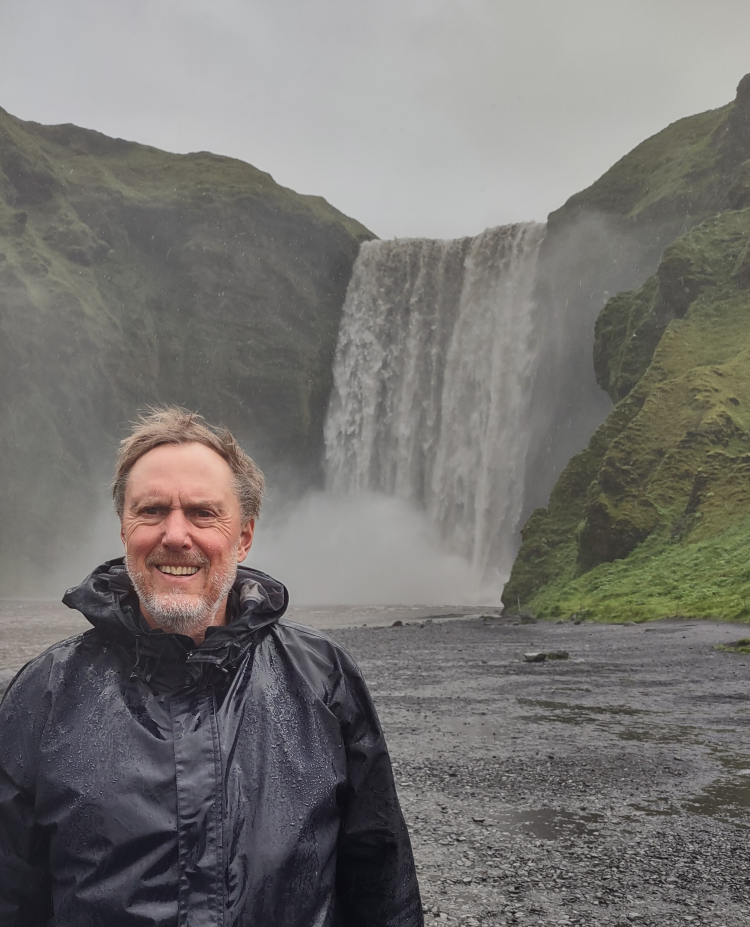
#> input picture test_image.jpg, 2250 x 2781 px (shown at 1/3 size)
$ python dct_viz.py
#> lines starting #> are read from the running program, lines starting #| are printed output that depends on the picture
### methods/compressionMethods.py
"""
Compression methods for using a known image compression algorithm to compress the input image.

Currently supported methods:
- Discrete Cosine Transform
- Discrete Fourier Transform
- Wavelet Transform
"""

import pywt
import numpy as np
from scipy.fftpack import dct as _dct
from scipy.signal import convolve2d as _convolve2d


def convert_to_grayscale(x):
    """Convert a given image matrix into grayscale"""
    x = np.asarray(x)
    if x.ndim == 2:  # If it is already grayscale, return it
        return x
    if x.ndim == 3 and x.shape[-1] in (1, 3, 4):  # If it is not grayscale, convert it
        return x[..., :3].mean(axis=-1)
    raise ValueError("expected (H,W) or (H,W,C)")


# [82 lines left out: functions direct_pass, dct_k, dft_k, dwt, get_compression_method, not called in this run]

### methods/nonLinearMethods.py
"""
Methods that introduce non-linearity to the input data.

Currently supported methods:
- Quantization
- Sparsification
- Dropout Regularization
"""

import numpy as np

def quantization(x: np.ndarray, args: dict) -> np.ndarray:
    """
    Function for uniform quantization.

    Parameters:
        x: Input array of shape (H, W) or (H, W, C)
        args: Dictionary containing the number of quantization levels

    Returns:
        Quantized array of shape (H, W) or (H, W, C)
    """
    num_levels = args.get("num_levels", None)
    if num_levels is None:
        raise ValueError("num_levels must be provided for quantization")

    if int(num_levels) <= 1:  # If the number of quantization levels is less than or equal to 1, raise an error
        raise ValueError("num_levels must be greater than 1")

    x = np.asarray(x, dtype=np.float32)  # Convert the input array to a float32 array

    # Find the minimum and maximum values of the input array
    x_min = float(np.min(x))
    x_max = float(np.max(x))
    scale = x_max - x_min

    # If the scale is 0, return the input array
    if scale == 0.0:
        return x

    # Normalize the input array to [0, 1]
    y = (x - x_min) / scale

    # Quantize the normalized array to the number of quantization levels
    y = np.round(y * (int(num_levels) - 1)) / (int(num_levels) - 1)

    # Scale the quantized array back to the original range
    return y * scale + x_min


# [27 lines left out: function quantization_complex, not called in this run]


def sparsification(x: np.ndarray, args: dict) -> np.ndarray:
    """
    Function for sparsifying the input array based on a percentile.

    Parameters:
        x: Input array of shape (H, W) or (H, W, C)
        q: Percentile to sparsify the input array

    Returns:
        Sparsified array of shape (H, W) or (H, W, C)
    """
    percentile = args.get("percentile", None)
    if percentile is None:
        raise ValueError("percentile must be provided for sparsification")

    # If the percentile is not in the range [0, 100], raise an error
    if not (0.0 <= percentile <= 100.0):
        raise ValueError("percentile must be in [0, 100]")

    x = np.asarray(x, dtype=np.float32)  # Convert the input array to a float32 array

    # Find the percentile of the absolute values of the input array
    thr = np.percentile(np.abs(x), percentile)

    # Sparsify the input array based on the percentile
    return np.where(np.abs(x) >= thr, x, 0.0).astype(np.float32, copy=False)


# [33 lines left out: function sparsification_complex, not called in this run]


def dropout_regularization(x: np.ndarray, args: dict) -> np.ndarray:
    """
    Function for dropout regularization.

    Parameters:
        x: Input array of any shape
        args: Dictionary containing the dropout rate and the random number generator (rng)

    Returns:
        Array with dropout regularization applied
    """
    rate = args.get("rate", None)
    rng = np.random.default_rng()
    if rate is None:
        raise ValueError("rate must be provided for dropout regularization")

    if not (0.0 <= rate < 1.0):
        raise ValueError("rate must be in [0.0, 1.0)")

    x = np.asarray(x, dtype=np.float32)

    # No dropout
    if rate == 0.0:
        return x

    keep_prob = 1.0 - rate

    # Bernoulli mask
    mask = rng.random(size=x.shape) < keep_prob

    # Apply mask and rescale to maintain expected value
    return np.where(mask, x / keep_prob, 0.0).astype(np.float32, copy=False)

# [45 lines left out: functions dropout_regularization_complex, get_nonlinearity_method, not called in this run]

### methods/invCompressionMethods.py
import numpy as np
import pywt
from scipy.fftpack import idct as _idct

### Discrete Cosine Transform ###
def idct2(x, norm="ortho"):
    x = np.asarray(x, dtype=np.float32)
    return _idct(_idct(x, axis=-1, norm=norm), axis=-2, norm=norm)

def idct_k(block, out_hw, norm="ortho"):
    block = np.asarray(block, dtype=np.float32)
    h, w = int(out_hw[0]), int(out_hw[1])
    shell = np.zeros((h, w), dtype=np.float32)
    kh = min(shell.shape[0], block.shape[0])
    kw = min(shell.shape[1], block.shape[1])
    shell[:kh, :kw] = block[:kh, :kw]
    return idct2(shell, norm=norm)

def idft2(x, norm=None):
    x = np.asarray(x)
    return np.fft.ifft2(x, norm=norm)

# [59 lines left out: functions idft_k, idwt, not called in this run]

INVERSE_METHODS = {
    "idct_k": idct_k,
    "idft_k": idft_k,
    "dwt_keep_scales_inv": idwt,
}

# [4 lines left out: function get_inverse, not called in this run]

### tests/dct_viz.py
"""
Simple script for the visualization of the DCT compression with, sparsification, quantization, and dropout.
"""
import os
import sys
import argparse
import numpy as np
from PIL import Image
from scipy.fftpack import dct

_REPO_ROOT = os.path.dirname(os.path.dirname(os.path.abspath(__file__)))
if _REPO_ROOT not in sys.path:
    sys.path.insert(0, _REPO_ROOT)

import methods.compressionMethods as cm
import methods.invCompressionMethods as inv
import methods.nonLinearMethods as nm


def dct2(x: np.ndarray, norm: str = "ortho") -> np.ndarray:
    x = np.asarray(x, dtype=np.float32)
    return dct(dct(x.T, norm=norm).T, norm=norm)


def to_grayscale(img_arr: np.ndarray) -> np.ndarray:
    x = np.asarray(img_arr)
    if x.dtype != np.float32:
        x = x.astype(np.float32, copy=False)
    if x.max() > 1.0:
        x = x / 255.0
    g = cm.convert_to_grayscale(x)
    return np.clip(g, 0.0, 1.0).astype(np.float32, copy=False)


def save_img(path: str, arr: np.ndarray):
    arr = np.asarray(arr, dtype=np.float32)
    arr = np.clip(arr, 0.0, 1.0)
    u8 = (arr * 255.0).round().astype(np.uint8)
    Image.fromarray(u8, mode="L").save(path)


def main():
    parser = argparse.ArgumentParser(description="Save 3 inverse-DCT reconstructions for DCT(k) + sparsification, quantization, dropout.")
    parser.add_argument("--image", default=os.path.join(_REPO_ROOT, "test_image.jpg"), help="Path to input image.")
    parser.add_argument("--outdir", default=os.path.join(_REPO_ROOT, "out", "dct_viz"), help="Output directory.")
    parser.add_argument("--resize_h", type=int, default=210, help="Resize height")
    parser.add_argument("--resize_w", type=int, default=160, help="Resize width")
    parser.add_argument("--k", type=int, default=142, help="DCT crop size k")
    parser.add_argument("--percentile", type=float, default=91.0, help="Sparsification percentile.")
    parser.add_argument("--num_levels", type=int, default=125, help="Quantization num_levels.")
    parser.add_argument("--dropout_rate", type=float, default=0.18, help="Dropout rate.")
    parser.add_argument("--seed", type=int, default=42, help="Seed for dropout rng.")
    args = parser.parse_args()

    os.makedirs(args.outdir, exist_ok=True)

    img = Image.open(args.image)
#> img is the input picture: PIL image 2250x2781 RGB; mean R, G, B 118.5, 116.3, 113.5
    if img.mode not in ("RGB", "L"):
        img = img.convert("RGB")

    if args.resize_h and args.resize_w:
        img = img.resize((int(args.resize_w), int(args.resize_h)), resample=Image.BILINEAR)
#> img: PIL image 160x210 RGB

    arr = np.array(img, dtype=np.float32) / 255.0
    gray = to_grayscale(arr)
    H, W = gray.shape
#> H = 210; W = 160

    k = int(args.k)
    k = max(1, min(k, H, W))
#> k = 142

    # Forward DCT and truncate
    F = dct2(gray, norm="ortho")
    block = F[:k, :k].copy()
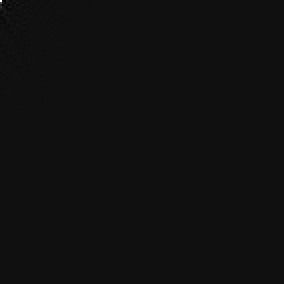
#> block: shape (142, 142) float32 (shown 2 times larger); min -5.77, max 83.46, mean 0; drawn with min black and max white

    block_sparse = nm.sparsification(block, {"percentile": float(args.percentile)})
#> in sparsification, `percentile = args.get("percentile", None)`: percentile = 91
#> in sparsification, `thr = np.percentile(np.abs(x), percentile)`: thr = 0.0946
    block_quant = nm.quantization(block, {"num_levels": int(args.num_levels)})
#> in quantization, `num_levels = args.get("num_levels", None)`: num_levels = 125
#> in quantization, `x_min = float(np.min(x))`: x_min = -5.77
#> in quantization, `x_max = float(np.max(x))`: x_max = 83.46
#> in quantization, `scale = x_max - x_min`: scale = 89.22
    rng = np.random.default_rng(int(args.seed))
    block_drop = nm.dropout_regularization(block, {"rate": float(args.dropout_rate), "rng": rng})
#> in dropout_regularization, `rate = args.get("rate", None)`: rate = 0.18
#> in dropout_regularization, `keep_prob = 1.0 - rate`: keep_prob = 0.82
#> in dropout_regularization, `mask = rng.random(size=x.shape) < keep_prob`:
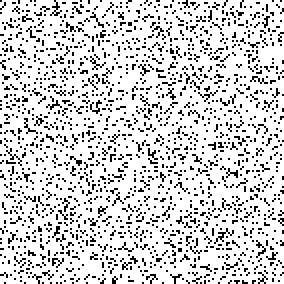
#> mask: shape (142, 142) bool (shown 2 times larger); 82.3% white; black in thin lines or dots

    recon_sparse = np.clip(inv.idct_k(block_sparse, (H, W), norm="ortho"), 0.0, 1.0)
    recon_quant = np.clip(inv.idct_k(block_quant, (H, W), norm="ortho"), 0.0, 1.0)
#> call 2 of idct2, with norm = 'ortho'
#> in idct2 (call 2), `return _idct(_idct(x, axis=-1, norm=norm), axis=-2, norm=norm)`:
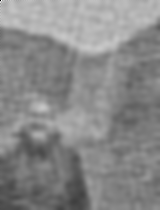
#> returned value: shape (210, 160) float32; min -0.388, max 1.18, mean 0.455; drawn with min black and max white
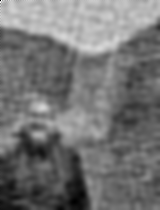
#> recon_quant: shape (210, 160) float32; min 0, max 1, mean 0.455
    recon_drop = np.clip(inv.idct_k(block_drop, (H, W), norm="ortho"), 0.0, 1.0)
#> call 3 of idct_k, with out_hw = (210, 160), norm = 'ortho'
#> in idct_k (call 3), `shell[:kh, :kw] = block[:kh, :kw]`:
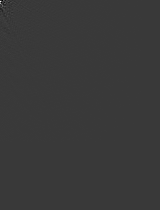
#> shell: shape (210, 160) float32; min -7.03, max 24, mean 0; drawn with min black and max white
#> call 3 of idct2, with norm = 'ortho'
#> in idct2 (call 3), `return _idct(_idct(x, axis=-1, norm=norm), axis=-2, norm=norm)`:
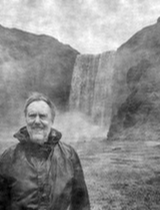
#> returned value: shape (210, 160) float32; min -0.544, max 0.432, mean 4.54e-09; drawn with min black and max white
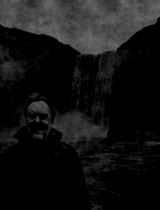
#> recon_drop: shape (210, 160) float32; min 0, max 0.432, mean 0.0787

    p_name = int(round(float(args.percentile)))
    q_name = int(args.num_levels)
    d_name = int(round(float(args.dropout_rate) * 100.0))

    out_sparse = os.path.join(args.outdir, f"dct_{k}_sparsification_{p_name}.png")
    out_quant = os.path.join(args.outdir, f"dct_{k}_quantization_{q_name}.png")
    out_drop = os.path.join(args.outdir, f"dct_{k}_dropout_{d_name}.png")

    save_img(out_sparse, recon_sparse)
    save_img(out_quant, recon_quant)
    save_img(out_drop, recon_drop)

    print("Saved:")
    print(out_sparse)
#| out/dct_viz/dct_142_sparsification_91.png
    print(out_quant)
#| out/dct_viz/dct_142_quantization_125.png
    print(out_drop)
#| out/dct_viz/dct_142_dropout_18.png


if __name__ == "__main__":
    main()
